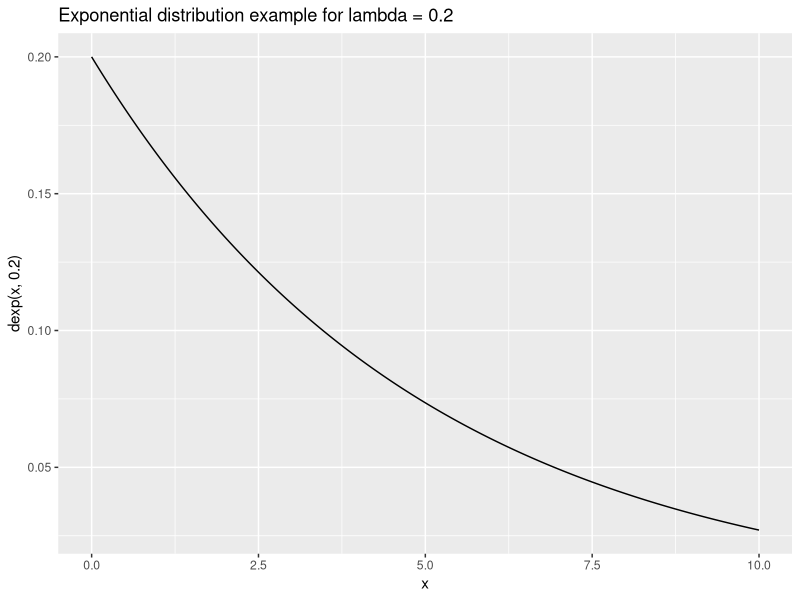
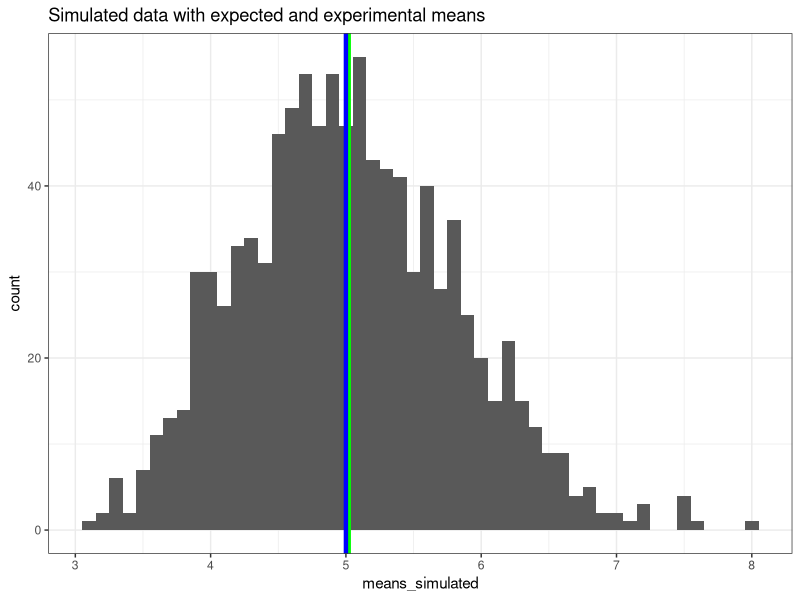

Write the R code that produced these figures, in order. (Note: this script raises an error after producing the figures.)
## ---- chunk 1
# Show a demo of the exponential distribution
library(ggplot2)
x <- seq(0.0,10.0,0.01)
qplot(x,dexp(x,0.2),geom="line",main="Exponential distribution example for lambda = 0.2")
## ---- chunk 2
# Initialize parameters
set.seed(11111)
nosims <- 1000
n <- 40
lambda <- 0.2
mean_theoretical <- 1/lambda
sd_theoretical <- 1/lambda

# Simulation
means_simulated <- NULL
for (i in 1: nosims) {
        means_simulated <- c(means_simulated, mean(rexp(n, lambda)))
}
## ---- chunk 3
# Calculate experimental means
mean_experimental <- mean(means_simulated)

# Plot data & means
g <- ggplot() + theme_bw() + ggtitle("Simulated data with expected and experimental means") + 
        geom_histogram(aes(x=means_simulated),binwidth=0.1) +
        geom_vline(xintercept = mean_experimental, colour = "green", size=1.5) + 
        geom_vline(xintercept = mean_theoretical, colour = "blue", size=1.5)
g
## ---- chunk 4
# Calculate expected standard error of the mean squared
SEM2_theoretical <- (sd_theoretical)^2/n
# Calculate true variance
SEM2_experimental <- var(means_simulated)
## ---- chunk 5
g2 <- ggplot() + theme_bw() + aes(means_simulated) + 
    geom_histogram(aes(y=..density..), alpha = 0.5, binwidth=0.1) +
    stat_function(fun=dnorm, args=list(mean=mean_theoretical, sd=mean_theoretical/sqrt(n))) + 
    labs(title="Distribution of Means", x="Mean", y="Count")
g2
## ---- chunk 6
sessionInfo()
